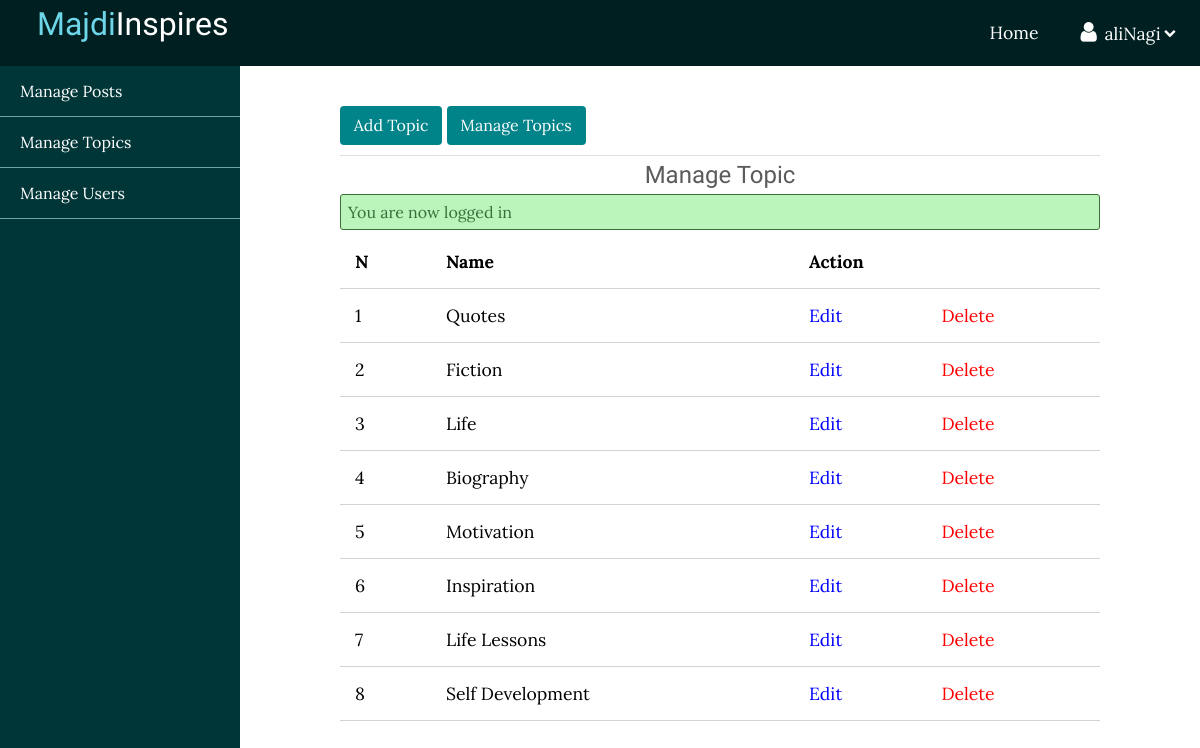
Screenshot of /admin/topics/index.php (signed in) with the database file from the repository.
### tables this page shows
CREATE TABLE `topics` (
  `id` int(11) NOT NULL AUTO_INCREMENT,
  `name` varchar(100) NOT NULL,
  `description` text NOT NULL,
  PRIMARY KEY (`id`),
  UNIQUE KEY `name` (`name`)
);

### app/controllers/topics.php (called while the page is built, shortened)
<?php
include(ROOT_PATH ."/app/database/db.php");
$table = 'topics';
$topics = selectAll($table);

### app/database/db.php (called while the page is built, shortened)
<?php
require('connect.php');
function selectAll($table , $conditions= []){
	global $conn;
	$sql = "SELECT * FROM $table";
	if (empty($conditions)) {
		$stmt = $conn->prepare($sql);
		$stmt->execute();
		$records = $stmt->get_result()->fetch_all(MYSQLI_ASSOC);
		return $records;
	}
}

### admin/topics/index.php (the view, shortened to what this page needs)
<?php include(ROOT_PATH ."/app/controllers/topics.php");
?>
<!DOCTYPE html>
<html lang="en">
<head>
  <link rel="stylesheet" href="https://cdnjs.cloudflare.com/ajax/libs/font-awesome/4.7.0/css/font-awesome.min.css" />
  <link rel="stylesheet" href="../../assets/css/style.css">
  <link rel="stylesheet" href="../../assets/css/admin.css">
</head>
<body>
 <?php include(ROOT_PATH . "/app/includes/adminHeader.php"); ?>
  <div class="admin-wrapper clearfix">
    <?php include(ROOT_PATH . "/app/includes/adminSidebar.php"); ?>
    <div class="admin-content clearfix">
      <div class="button-group">
        <a href="create.php" class="btn btn-sm">Add Topic</a>
        <a href="index.php" class="btn btn-sm">Manage Topics</a>
      </div>
      <div class="">
        <h2 style="text-align: center;">Manage Topic</h2>
        <?php include(ROOT_PATH . "/app/includes/messages.php"); ?>
        <table>
          <thead>
            <th>N</th>
            <th>Name</th>
            <th colspan="2">Action</th>
          </thead>
          <tbody>
          <?php foreach($topics as $key => $topic): ?>
            <tr class="rec">
              <td><?php echo $key +1; ?></td>
              <td><a href="#"><?php echo $topic['name']; ?></a></td>
              <td><a href="edit.php?id=<?php echo $topic['id']; ?>" class="edit">Edit</a></td>
              <td><a href="index.php?del_id=<?php echo $topic['id']; ?>" class="delete">Delete</a></td>
            </tr>
          <?php endforeach; ?>
          </tbody>
        </table>
      </div>
    </div>
  </div>
</body>
</html>

### app/includes/adminHeader.php (shortened to what this page needs)
<header class="clearfix">
   <div  class="logo">
     <a href="<?php echo BASE_URL . '/index.php' ?>">
       <h1 class="logo-text"><span>Majdi</span>Inspires</h1>
     </a>
   </div>
   <nav>
     <ul>
     <?php if(isset($_SESSION['id'])): ?>
        <li><a href="<?php echo BASE_URL . '/index.php' ?>">Home</a></li>
       <li>
         <a href="#" class="userinfo">
           <i class="fa fa-user"></i>
           <?php echo $_SESSION['username']; ?>
           <i class="fa fa-chevron-down"></i>
         </a>
       </li>
     <?php endif; ?>
     </ul>
   </nav>
 </header>

### app/includes/adminSidebar.php
<div class="left-sidebar">
      <ul>
        <li><a href="<?php echo BASE_URL . '/admin/posts/index.php'?>">Manage Posts</a></li>
        <li><a href="<?php echo BASE_URL . '/admin/topics/index.php'?>">Manage Topics</a></li>
        <li><a href="<?php echo BASE_URL . '/admin/users/index.php'?>">Manage Users</a></li>
      </ul>
    </div>

### app/includes/messages.php (shortened to what this page needs)
<?php if(isset($_SESSION['message'])): ?>
  <div class= "msg <?php echo $_SESSION ['type']; ?>" >
    <li><?php echo $_SESSION['message']; ?></li>
  </div>
  <?php endif; ?>

### assets/css/style.css (style rules this page uses)
html, body { padding: 0px; margin: 0px; font-family: 'Lora', serif; height: 100%; background: #f6f6f6; }
a { text-decoration: none; color: inherit; }
.logo-text, h1, h2, h3, h4, h5, h6 { font-family: 'Candal', sans-serif; margin: 5px; color: #5c5b5b; font-weight: normal; }
.clearfix::after { content: ''; display: block; clear: both; }
.msg { width: 100%; list-style-type: none; margin: 5px auto; padding: 7px; box-sizing: border-box; border-radius: 3px; }
.success { color: #3a6e3a; background: #bcf5bc; border: 1px solid #3a6e3a; }
.btn { display: inline-block; font-weight: 400; text-align: center; width: 100%; white-space: nowrap; border: 1px solid transparent; padding: .7rem 1rem; font-size: 1rem; line-height: 1.5; border-radius: .25rem; background: #008489; color: #fff; }
.btn-sm { padding: .5rem .8rem; line-height: 1.3; border-radius: .25rem; }
.delete { color: red; }
.edit { color: blue; }
header { background: #008489; color: #ffffff; height: 66px; }
.logo { float: left; margin-left: 2em; height: inherit; }
.logo-text { padding: 0px; color: white; font-family: 'Candal', sans-serif; }
.logo-text span { color: #6ed6e9; }
header nav { float: right; }
header nav ul { margin: 0px; padding: 0px; list-style-type: none; }
header nav ul li { float: left; position: relative; }
header nav ul li a { display: block; padding: 21px; font-size: 1.1em; }
header nav ul .userinfo i.fa-user { font-size: 1.3em; margin-right: 3px; }
header nav ul .userinfo i.fa-chevron-down { float: right; font-size: .7em; margin: 6px 3px; }

### assets/css/admin.css (style rules this page uses)
header { background: #001f20; color: #ffffff; }
.admin-wrapper { height: calc(100% - 65px); box-sizing: border-box; }
.admin-wrapper .left-sidebar { width: 20%; height: 100%; float: left; background: #013638; }
.admin-wrapper .left-sidebar ul { list-style: none; margin: 0px; padding: 0px; color: white; }
.admin-wrapper .left-sidebar ul li { border-bottom: 1px solid #6da6aa; }
.admin-wrapper .left-sidebar ul li a { display: block; padding: 15px 20px; }
.admin-wrapper .admin-content { width: 80%; height: 100%; float: left; box-sizing: border-box; padding: 40px 100px 100px; overflow-y: scroll; background: #fff; }
.admin-wrapper .admin-content .button-group { padding-bottom: 10px; border-bottom: 1px solid #e0e0e0; }
.admin-wrapper .admin-content .button-group .btn { width: unset; }
.admin-wrapper .admin-content a { text-decoration: unset; }
table { width: 100%; border-collapse: collapse; font-size: 1.1em; }
th, td { padding: 15px; text-align: left; border-bottom: 1px solid #d3d3d3; }

### rows the page displays
topics: name "Quotes"
topics: name "Fiction"
topics: name "Life"
topics: name "Biography"
topics: name "Motivation"
topics: name "Inspiration"
topics: name "Life Lessons"
topics: name "Self Development"

### other values shown
$_SESSION['username'] "aliNagi"
$_SESSION['message'] "You are now logged in"
